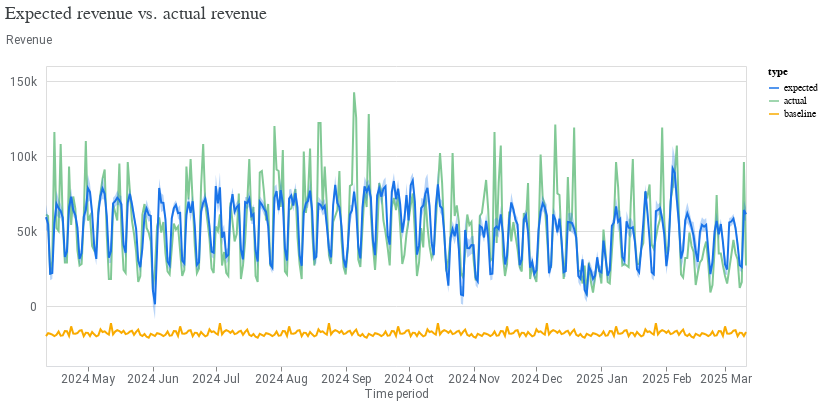

Source (notebook cell):
### Code cell
model_fit = visualizer.ModelFit(mmm)
model_fit.plot_model_fit()

### Figure 1 — Vega-Lite specification as saved in the notebook (floating-point values rounded to 4 significant figures; data arrays with more than 128 entries replaced by an {"elided": "..."} marker saying what was removed)
{"config": {"view": {"continuousWidth": 300, "continuousHeight": 300}, "axis": {"labelColor": "#5F6368", "labelFont": "Roboto", "labelFontSize": 12, "titleColor": "#5F6368", "titleFont": "Roboto", "titleFontSize": 12, "titleFontWeight": "normal"}}, "layer": [{"mark": {"type": "line"}, "encoding": {"color": {"field": "type", "scale": {"domain": ["expected", "actual", "baseline"], "range": ["#1A73E8", "#81C995", "#F9AB00"]}, "type": "nominal"}, "x": {"axis": {"domainColor": "#DADCE0", "format": "%Y %b", "grid": false, "tickCount": 8}, "field": "time", "title": "Time period", "type": "temporal"}, "y": {"axis": {"domain": false, "labelExpr": "replace(format(datum.value, '.3~s'), 'G', 'B')", "labelPadding": 10, "tickCount": 5, "ticks": false, "titleAlign": "left", "titleAngle": 0, "titleY": -20}, "field": "mean", "title": "Revenue", "type": "quantitative"}}}, {"mark": {"type": "area", "opacity": 0.3}, "encoding": {"color": {"field": "type", "legend": null, "scale": {"domain": ["expected"], "range": ["#1A73E8"]}, "type": "nominal"}, "x": {"field": "time", "type": "temporal"}, "y": {"field": "ci_hi", "type": "quantitative"}, "y2": {"field": "ci_lo"}}}], "data": {"name": "data-74e22b0bd6ebb7ea247dd110f99b8778"}, "resolve": {"scale": {"color": "independent"}}, "title": {"text": "Expected revenue vs. actual revenue", "anchor": "start", "color": "#3C4043", "font": "Google Sans Display", "fontSize": 18, "fontWeight": "normal", "offset": 10}, "width": 700, "$schema": "https://vega.github.io/schema/vega-lite/v5.20.1.json", "datasets": {"data-74e22b0bd6ebb7ea247dd110f99b8778": {"elided": "1005 records"}}}
